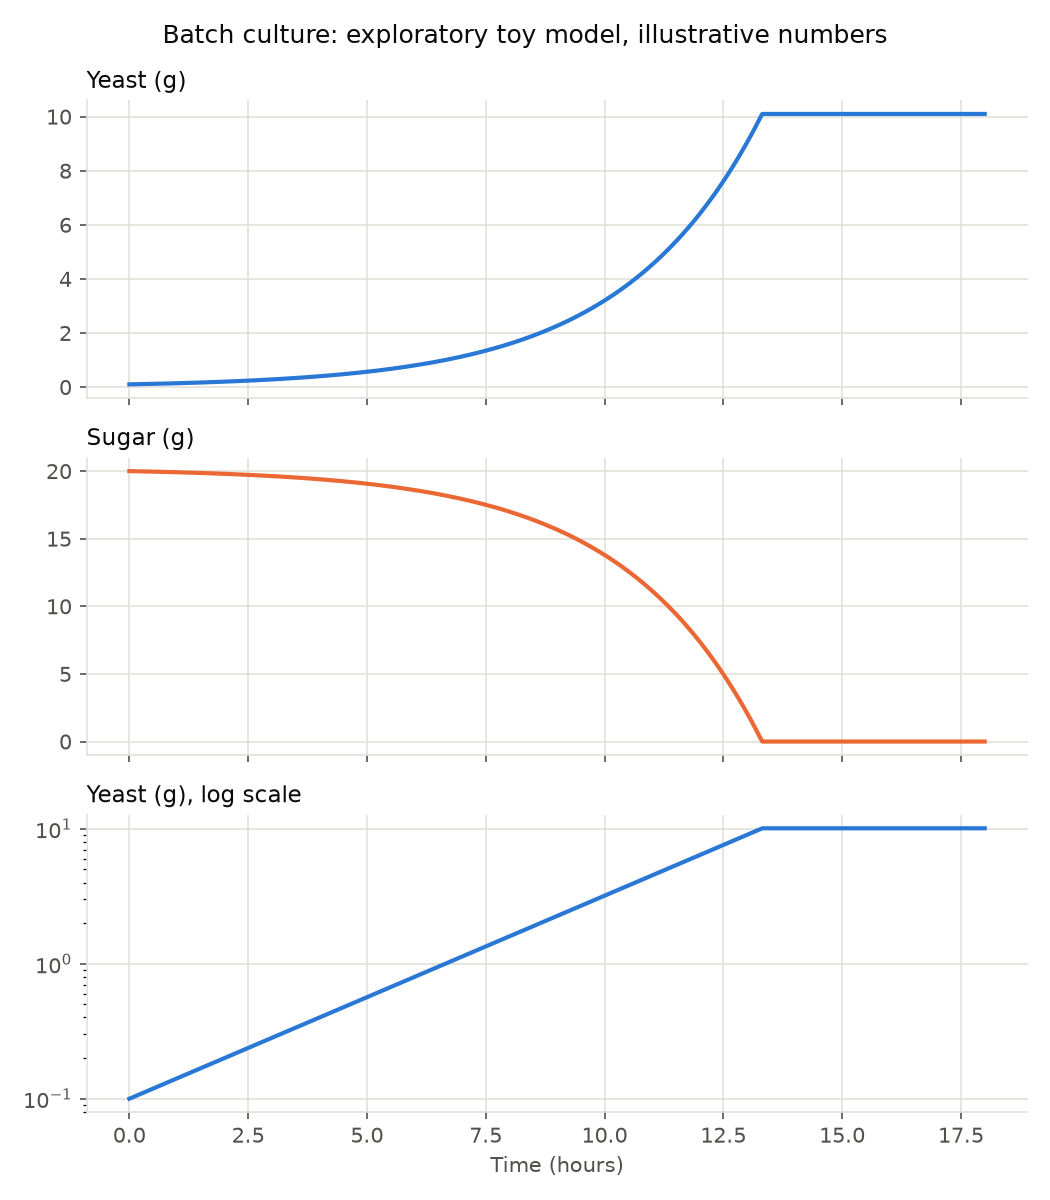

Write the Python code that produced this figure.
# /// script
# requires-python = ">=3.11"
# dependencies = ["matplotlib"]
# ///
"""EXPLORATORY: yeast growing on sugar in a batch, as a simple loop.

A learning toy for step 4 of the first goal (see docs/LEARNING.md). It is not
part of the simulation engine.

Deliberate simplifications:
- One perfectly mixed litre.
- The yeast grows at full speed until the sugar is gone, then stops abruptly.
- The yield is fixed: plenty of oxygen, respiration only, no ethanol.
- No delay at the start and no dying cells.

The numbers are illustrative and not sourced. Step 5 compares them with real data.

Run with:  uv run explorations/001_batch_growth.py
"""

import math

import matplotlib.pyplot as plt

DOUBLING_TIME_H = 2.0  # hours for the yeast to double
YIELD_G_PER_G = 0.5  # grams of new yeast per gram of sugar consumed
SUGAR_START_G = 20.0  # grams of sugar in the litre at the start
YEAST_START_G = 0.1  # grams of yeast at the start
DT_H = 0.01  # time step, in hours
END_H = 18.0  # how long to simulate


def simulate() -> tuple[list[float], list[float], list[float]]:
    t, yeast, sugar = 0.0, YEAST_START_G, SUGAR_START_G
    times, yeasts, sugars = [t], [yeast], [sugar]
    while t < END_H:
        # Growth in one step: the yeast multiplies by 2 ** (dt / doubling time).
        wanted_growth = yeast * (2 ** (DT_H / DOUBLING_TIME_H) - 1)
        # It can't grow more than the remaining sugar allows.
        growth = min(wanted_growth, sugar * YIELD_G_PER_G)
        yeast += growth
        sugar -= growth / YIELD_G_PER_G
        t += DT_H
        times.append(t)
        yeasts.append(yeast)
        sugars.append(sugar)
    return times, yeasts, sugars


def check(times: list[float], yeasts: list[float], sugars: list[float]) -> None:
    """Compare the loop with answers worked out independently, without the loop."""
    expected_final_yeast = YEAST_START_G + YIELD_G_PER_G * SUGAR_START_G
    fold = expected_final_yeast / YEAST_START_G
    expected_end_h = DOUBLING_TIME_H * math.log2(fold)
    sugar_gone_h = next(t for t, s in zip(times, sugars) if s <= 1e-9)
    print(f"final yeast:     {yeasts[-1]:.2f} g   (expected {expected_final_yeast:.2f} g from the yield)")
    print(f"sugar gone at:   {sugar_gone_h:.2f} h   (expected {expected_end_h:.2f} h: "
          f"{fold:.0f}-fold growth = {math.log2(fold):.2f} doublings)")


def plot(times: list[float], yeasts: list[float], sugars: list[float]) -> None:
    ink, muted, grid = "#0b0b0b", "#52514e", "#e1e0d9"
    fig, axes = plt.subplots(3, 1, figsize=(7, 8), sharex=True)
    panels = [
        (axes[0], yeasts, "#2a78d6", "Yeast (g)", "linear"),
        (axes[1], sugars, "#eb6834", "Sugar (g)", "linear"),
        (axes[2], yeasts, "#2a78d6", "Yeast (g), log scale", "log"),
    ]
    for ax, values, color, title, scale in panels:
        ax.plot(times, values, color=color, linewidth=2)
        ax.set_yscale(scale)
        ax.set_title(title, loc="left", color=ink, fontsize=11)
        ax.grid(True, color=grid, linewidth=0.8)
        ax.tick_params(colors=muted)
        for side in ("top", "right"):
            ax.spines[side].set_visible(False)
        for side in ("left", "bottom"):
            ax.spines[side].set_color(grid)
    axes[-1].set_xlabel("Time (hours)", color=muted)
    fig.suptitle("Batch culture: exploratory toy model, illustrative numbers", color=ink)
    fig.tight_layout()
    fig.savefig("explorations/001_batch_growth.png", dpi=150)


if __name__ == "__main__":
    times, yeasts, sugars = simulate()
    check(times, yeasts, sugars)
    plot(times, yeasts, sugars)
